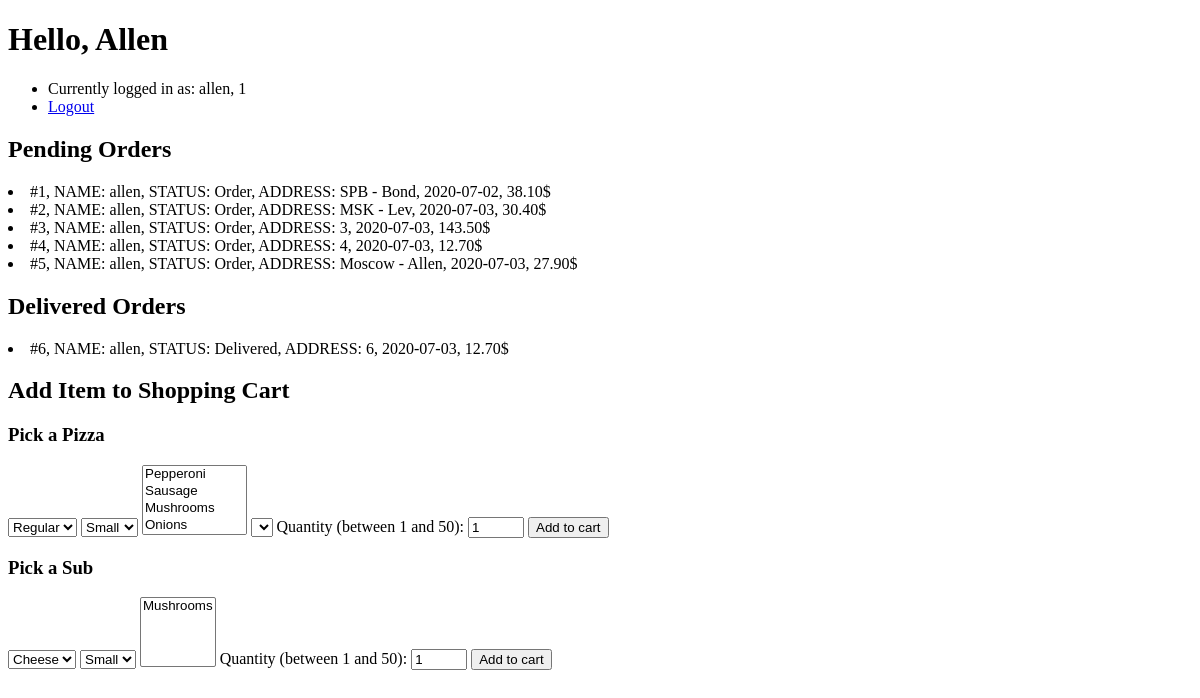
Before: / (signed in) with the older database file.
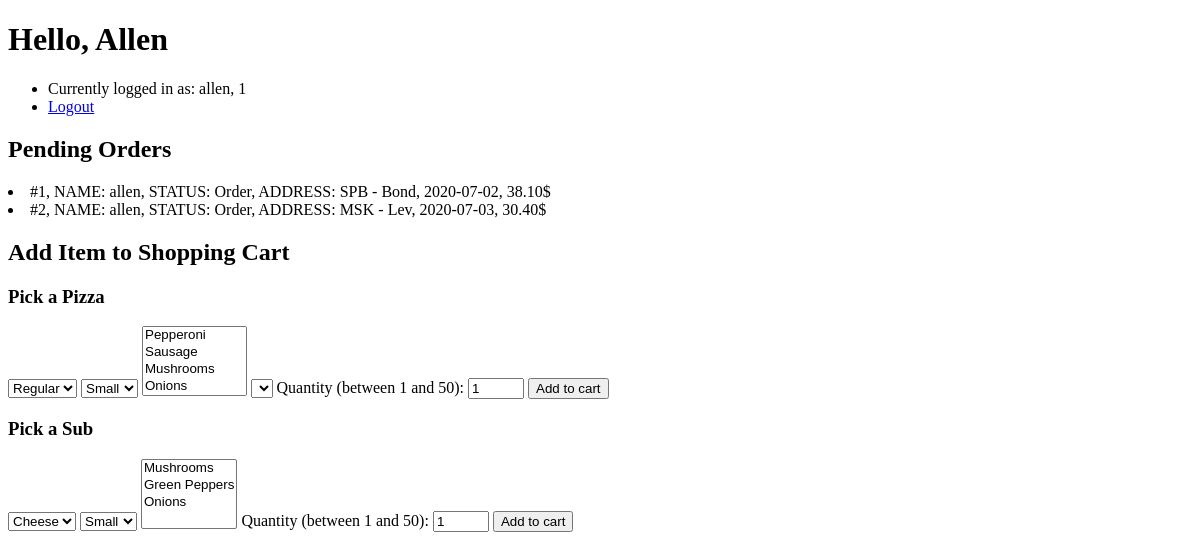
After: the same page with the newer database file.
### orders/models.py (models this page shows)
class Order(models.Model):
    user = models.ForeignKey(
        settings.AUTH_USER_MODEL,
        on_delete=models.CASCADE,
        blank=True
        )
    status = models.ForeignKey(Order_status, on_delete=models.CASCADE, blank=True)
    address = models.CharField(max_length=64, blank=True)
    date = models.DateField(auto_now=True)
    price = models.DecimalField(max_digits=7,decimal_places=2, blank=True, null=True)
    def __str__(self):
        return f"#{self.id}, NAME: {self.user}, STATUS: {self.status}, ADDRESS: {self.address}, {self.date}, {self.price}$"

class Order_status(models.Model):
    name = models.CharField(max_length=64, blank=True)
    def __str__(self):
        return f"{self.name}"

### orders/views.py (the view)
# urls.py: path("", views.index, name="index"), # Links to Login page and Register page, if signed in - redirect to user page
def index(request):
    if not request.user.is_authenticated:
        return render(request, "orders/index.html", {"message": None})
    context = {
        "pizzas": Pizza.objects.all(),
        "pizza_names": Pizza_name.objects.all(),
        "pizza_sizes": Pizza_size.objects.all(),
        "pizza_topping_combos": Pizza_topping_combo.objects.all(),
        "pizza_toppings": Pizza_topping.objects.all(),
        "cart": Order.objects.filter(user=request.user, status=1),
        "pending_orders": Order.objects.filter(user=request.user, status = 2),
        "delivered_orders": Order.objects.filter(user=request.user, status = 3),
        "user": request.user,
        "subs": Sub.objects.all(),
        "sub_names": Sub_name.objects.all(),
        "sub_sizes": Sub_size.objects.all(),
        "sub_add_ons": Sub_add_on.objects.all()
    }
    return render(request, "orders/user.html", context)

### orders/models.py (called while the page is built)
    def __str__(self):
        return f"{self.name}"

    def __str__(self):
        return f"{self.size}"

    def __str__(self):
        return f"{self.combo}"

    def __str__(self):
        return f"{self.topping}"

    def __str__(self):
        return f"pizza {self.name} size {self.size} with {self.combo} - {self.price} dollars"

    def __str__(self):
        return f"{self.name}"

    def __str__(self):
        return f"{self.size}"

    def __str__(self):
        return f"{self.add_on}"

### orders/templates/orders/user.html (shortened to what this page needs)
{% extends "orders/base.html" %}
{% block body %}
    <h1>Hello, {{ user.first_name }}</h1>
    <ul>
        <li>Currently logged in as: {{ user.username}}, {{ user.id }}</li>
        <li><a href="{% url 'logout' %}">Logout</a></li>
    </ul>
    {% if pending_orders %}
        <h2>Pending Orders</h2>
        {% for order in pending_orders %}
        <li>
            {{ order }}
        </li>
        {% endfor %}
    {% endif %}
    {% if delivered_orders %}
        <h2>Delivered Orders</h2>
        {% for order in delivered_orders %}
        <li>
            {{ order }}
        </li>
        {% endfor %}
    {% endif %}
    <h2>Add Item to Shopping Cart</h2>
    {% if pizzas %}
        <h3>Pick a Pizza</h3>
        <form id="pizza_form" action="{% url 'cart' %}" method="post">
            <select id="pizza_name" name="pizza_name">
                {% for pizza_name in pizza_names %}
                    <option value="{{ pizza_name.id }}">{{ pizza_name }}</option>
                {% endfor %}
            </select>
            <select id="pizza_size" name="pizza_size">
                {% for pizza_size in pizza_sizes %}
                    <option value="{{ pizza_size.id }}">{{ pizza_size }}</option>
                {% endfor %}
            </select>
            <select id="pizza_toppings" name="pizza_toppings" multiple>
                {% for pizza_topping in pizza_toppings %}
                <option value="{{ pizza_topping.id }}">{{ pizza_topping }}</option>
                {% endfor %}
            </select>
            <select name="pizza_topping_combo">
                <option id="pizza_topping_combo"></option>
            </select>
            <label for="count">Quantity (between 1 and 50):</label>
            <input type="number" id="quantity" name="count" min="1" max="50" value="1">
            <input type="submit" value="Add to cart"/>
        </form>
    {% endif %}
    {% if subs %}
        <h3>Pick a Sub</h3>
        <form id="sub_form" action="{% url 'cart' %}" method="POST">
            <select name="sub_name">
                {% for sub_name in sub_names %}
                    <option value="{{ sub_name.id }}">{{ sub_name }}</option>
                {% endfor %}
            </select>
            <select name="sub_size">
                {% for sub_size in sub_sizes %}
                    <option value="{{ sub_size.id }}">{{ sub_size }} </option>"
                {% endfor %}
            </select>
            <select name="sub_add_on" multiple>
                {% for sub_add_on in sub_add_ons %}
                    <option value="{{ sub_add_on.id }}">{{ sub_add_on }} </option>"
                {% endfor %}
            </select>
            <label for="count">Quantity (between 1 and 50):</label>
            <input type="number" id="quantity" name="count" min="1" max="50" value="1">
            <input type="submit" value="Add to cart"/>
        </form>
    {% endif %}
{% endblock %}

### orders/templates/orders/base.html (shortened to what this page needs)
<!DOCTYPE html>
<html>
    <head>
        {% load static %}
    </head>
    <body>
        {% block body %}
        {% endblock %}
    </body>
</html>

Changed rows visible on the page:
removed Order: id+user+status "#3, NAME: allen, STATUS: Order, ADDRESS: 3, 2020-07-03, 143.50$", shown under "Pending Orders"
removed Order: id+user+status "#4, NAME: allen, STATUS: Order, ADDRESS: 4, 2020-07-03, 12.70$", shown under "Pending Orders"
removed Order: id+user+status "#5, NAME: allen, STATUS: Order, ADDRESS: Moscow - Allen, 2020-07-03, 27.90$", shown under "Pending Orders"
removed Order: id+user+status "#6, NAME: allen, STATUS: Delivered, ADDRESS: 6, 2020-07-03, 12.70$", shown under "Delivered Orders"
Other visible differences:
form field sub_add_on: "Mushrooms" → "Mushrooms / Green Peppers / Onions"
text no longer shown: "Delivered Orders"
